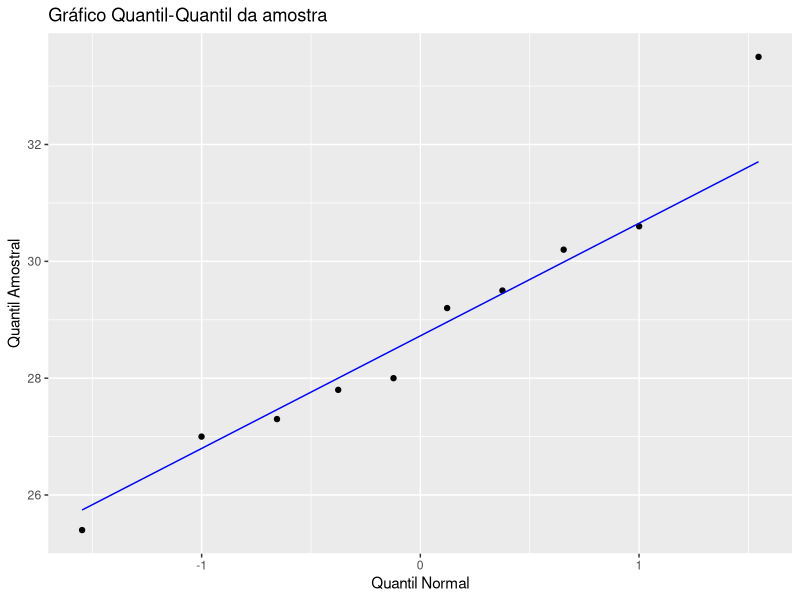
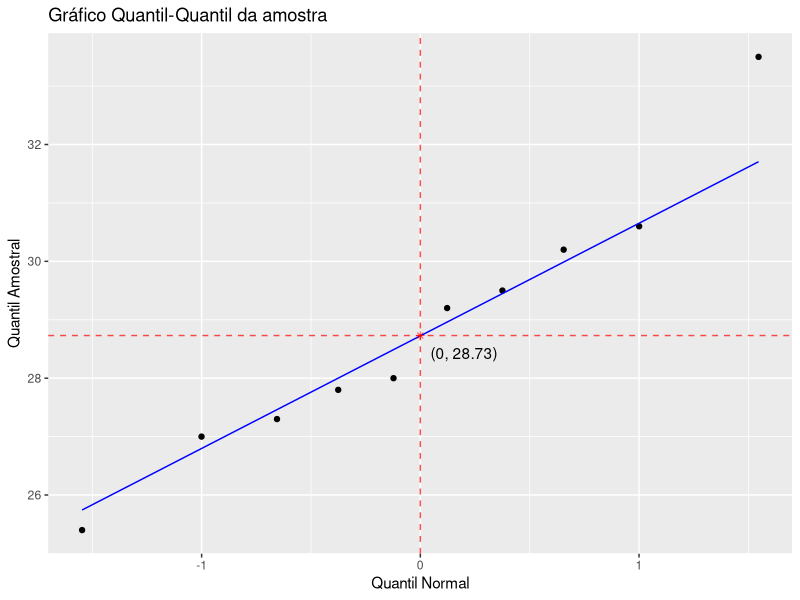

Recreate these plots in R, in order.
## ---- chunk 1
knitr::opts_chunk$set(echo = TRUE)
## ---- chunk 2
library(ggplot2)
## ---- chunk 3
dados <- c(25.4, 27.0, 27.3, 27.8, 28.0, 29.2, 29.5, 30.2, 30.6, 33.5)
ggplot() + aes(sample=dados) + stat_qq(distribution=qnorm) +
  stat_qq_line(line.p=c(0.25, 0.75), col="blue") + 
  labs(x="Quantil Normal", y="Quantil Amostral") +
  ggtitle("Gráfico Quantil-Quantil da amostra")
## ---- chunk 4
mean(dados)
## ---- chunk 5
ggplot() + aes(sample=dados) + stat_qq(distribution=qnorm) +
  stat_qq_line(line.p=c(0.25, 0.75), col="blue") +
  geom_hline(yintercept=28.73, linetype="dashed", colour="red", alpha=0.7) +
  geom_vline(xintercept=0, linetype="dashed", colour="red", alpha=0.7) +
  annotate("point", x=0, y=28.73, colour="red", size=1.5, shape=8, alpha=0.7) +
  annotate("text", x=0.2, y=28.43, label="(0, 28.73)") +
  labs(x="Quantil Normal", y="Quantil Amostral") +
  ggtitle("Gráfico Quantil-Quantil da amostra")
## ---- chunk 6
sd(dados)
